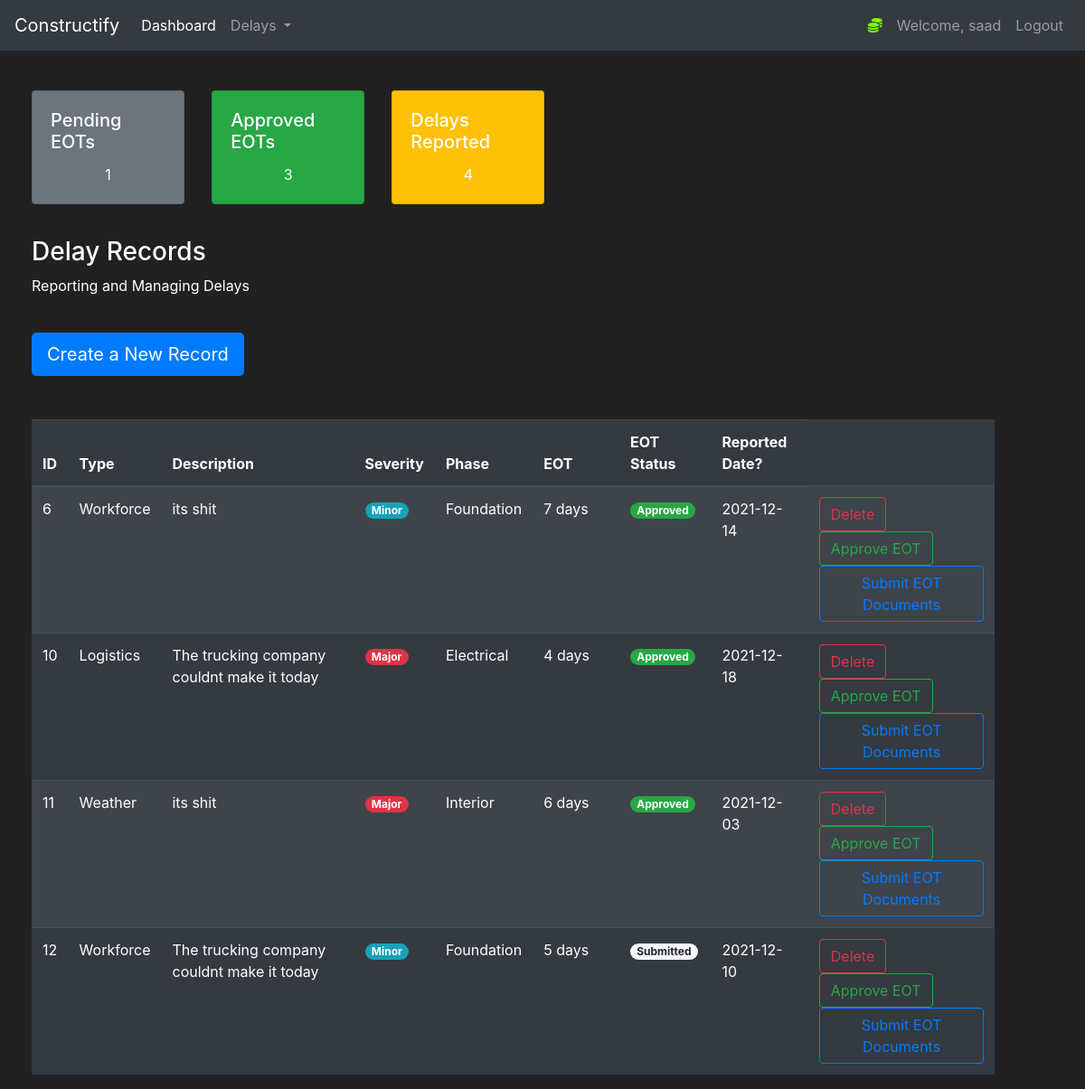
/delays (signed in), run on the app's committed database.
### construct/models.py (models this page shows, shortened)
class User(db.Model, UserMixin):
    id = db.Column(db.Integer(), nullable=False, primary_key=True)
    username = db.Column(db.String(length=30), nullable=False, unique=True)
    email_address = db.Column(db.String(length=50),
                              nullable=False, unique=True)
    password_hash = db.Column(db.String(length=50),
                              nullable=False, unique=True)
    @property
    def password(self):
        return self.password

class Delay(db.Model):
    id = db.Column(db.Integer(), nullable=False, primary_key=True)
    type = db.Column(db.String(length=30), nullable=False)
    description = db.Column(db.String(length=30), nullable=False)
    severity = db.Column(db.String(length=30), nullable=False)
    phase = db.Column(db.String(length=30), nullable=False)
    delayed_days = db.Column(db.Integer(), nullable=True)
    date = db.Column(db.String(length=30), nullable=False)
    status = db.Column(db.String(length=30), nullable=True, default="Submitted")

### construct/routes.py (the view, shortened to what this page needs)
@app.route("/delays", methods=['GET', 'POST'])
@login_required
def delaypage():
    pending_delays= Delay.query.filter(Delay.status == "Submitted").count()
    approved_delays= Delay.query.filter(Delay.status == "Approved").count()
    delay_count = pending_delays+approved_delays
    delayForm = DelayForm()
    delays = Delay.query.all()
    if request.method == "GET":
        return render_template('delays.html', delays=delays, delayForm=delayForm, pending_delays=pending_delays, approved_delays=approved_delays, delay_count=delay_count)

### construct/models.py (called while the page is built)
@login_manager.user_loader
def load_user(user_id):
    return User.query.get(int(user_id))

### construct/templates/delays.html (shortened to what this page needs)
{% extends 'base.html' %}
{% block content%}
<div class="row" style="margin-top:20px;margin-left:20px">
    <div class="col-2">
        <div class="card text-white bg-secondary mb-3" style="max-width: 18rem;">
            <div class="card-body">
                <h5 class="card-title">Pending EOTs</h5>
                <p class="card-text" style="text-align:center;">{{pending_delays}}</p>
            </div>
        </div>
    </div>
    <div class="col-2">
        <div class="card text-white bg-success mb-3" style="max-width: 18rem;">
            <div class="card-body">
                <h5 class="card-title">Approved EOTs</h5>
                <p class="card-text" style="text-align:center;">{{approved_delays}}</p>
            </div>
        </div>
    </div>
    <div class="col-2">
        <div class="card text-white bg-warning  mb-3" style="max-width: 18rem;">
            <div class="card-body">
                <h5 class="card-title">Delays Reported</h5>
                <p class="card-text" style="text-align:center;">{{delay_count}}</p>
            </div>
        </div>
    </div>
</div>
<div class="row" style="margin-top:20px;margin-left:20px">
    <div class="col-11">
        <h3>Delay Records</h3>
        <p>Reporting and Managing Delays</p>
        <br>
        <button type="button" class="btn btn-primary btn-lg" data-toggle="modal" data-target="#exampleModal"
            data-whatever="@mdo">Create a New Record</button>
        <br><br><br>
        <table class="table table-striped table-dark">
            <thead>
                <tr>
                    <th scope="col">ID</th>
                    <th scope="col">Type</th>
                    <th scope="col">Description</th>
                    <th scope="col">Severity</th>
                    <th scope="col">Phase</th>
                    <th scope="col">EOT</th>
                    <th scope="col">EOT Status</th>
                    <th scope="col">Reported Date?</th>
                </tr>
            </thead>
            <tbody>
                {% for delay in delays %}
                <tr>
                    <td>{{delay.id}}</td>
                    <td>{{delay.type}}</td>
                    <td width="20%">{{delay.description}}</td>
                    {% if 'Major' in delay.severity %}
                    <td><span class="badge badge-pill badge-danger">{{delay.severity}}</span></td>
                    {% endif %}
                    {% if 'Minor' in delay.severity %}
                    <td><span class="badge badge-pill badge-info">{{delay.severity}}</span></td>
                    {% endif %}
                    <td>{{delay.phase}}</td>
                    <td width="9%">{{delay.delayed_days}} days</td>
                    {% if 'Approved' in delay.status %}
                    <td><span class="badge badge-pill badge-success">{{delay.status}}</span></td>
                    {% endif %}
                    {% if 'Submitted' in delay.status %}
                    <td><span class="badge badge-pill badge-light">{{delay.status}}</span></td>
                    {% endif %}
                    <td>{{delay.date}}</td>
                    <td>
                        <a class="btn btn-outline-danger" href="{{url_for('delete',id=delay.id)}}" role="button">Delete</a>
                            <a class="btn btn-outline-success" href="{{url_for('approveEOT', id=delay.id)}}" role="button">Approve EOT</a>
                        <a href="https://drive.google.com/drive/folders/18PSp9SP4vlClrRaxsXw4nqbLmEu5UW7g?usp=sharing"
                            target="_blank" class="btn btn-outline-primary" role="button" aria-pressed="true">Submit EOT
                            Documents</a>
                    </td>
                </tr>
                {% endfor %}
            </tbody>
        </table>
    </div>
</div>
{% endblock %}

### construct/templates/base.html (shortened to what this page needs)
<!doctype html>
<html lang="en">
<head>
    <link rel="stylesheet" href="https://cdn.jsdelivr.net/npm/bootstrap@4.5.3/dist/css/bootstrap.min.css"
>
</head>
<body>
    <nav class="navbar navbar-expand-md navbar-dark bg-dark">
        <a class="navbar-brand" href="#">Constructify</a>
        <div class="collapse navbar-collapse" id="navbarNav">
            <ul class="navbar-nav mr-auto">
                <li class="nav-item active">
                    <a class="nav-link" href="{{url_for('homepage')}}">Dashboard <span class="sr-only">(current)</span></a>
                </li>
                <li class="nav-item dropdown">
                    <a class="nav-link dropdown-toggle" href="{{url_for('delaypage')}}" id="navbarDropdown" role="button" data-toggle="dropdown" aria-haspopup="true" aria-expanded="false">
                        Delays
                    </a>
                  </li>
            </ul>
            {% if current_user.is_authenticated %}
            <ul class="navbar-nav">
                <li class="nav-item">
                <li class="nav-item">
                    <a class="nav-link" style="color: lawngreen; font-weight:bold">
                        <i class="fas fa-coins"></i>
                    </a>
                </li>
                <a class="nav-link">Welcome, {{ current_user.username }}</a>
                </li>
                <li class="nav-item">
                    <a class="nav-link" href="{{url_for('logout_page')}}">Logout</a>
                </li>
                {% endif %}
        </div>
    </nav>
    <br>
    {% block content%}
    {% endblock %}
</body>
</html>

### construct/templates/base.html (style rules this page uses)
body { background-color: #212121; color: white }

### data on the page
User: username "saad"
Delay: id "6", type "Workforce", description "its shit", severity "Minor", phase "Foundation", delayed_days "7", status "Approved", date "2021-12-14"
Delay: id "10", type "Logistics", description "The trucking company couldnt make it today", severity "Major", phase "Electrical", delayed_days "4", status "Approved", date "2021-12-18"
Delay: id "11", type "Weather", description "its shit", severity "Major", phase "Interior", delayed_days "6", status "Approved", date "2021-12-03"
Delay: id "12", type "Workforce", description "The trucking company couldnt make it today", severity "Minor", phase "Foundation", delayed_days "5", status "Submitted", date "2021-12-10"

### other printed values
{{ pending_delays }} "1"
{{ approved_delays }} "3"
{{ delay_count }} "4"
